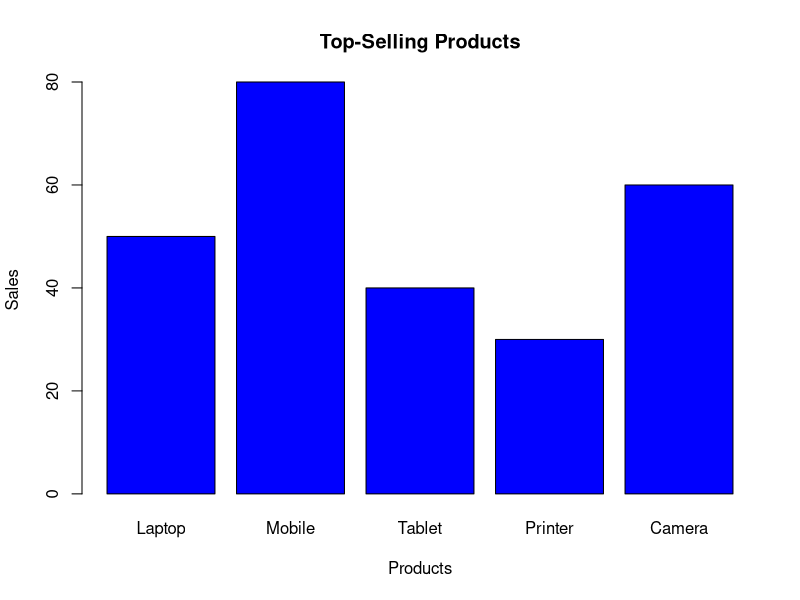

The R script that drew this image:
product <- c("Laptop", "Mobile", "Tablet", "Printer", "Camera")
sales <- c(50, 80, 40, 30, 60)

barplot(sales,
        names.arg = product,
        xlab = "Products",
        ylab = "Sales",
        main = "Top-Selling Products",
        col = "blue")
